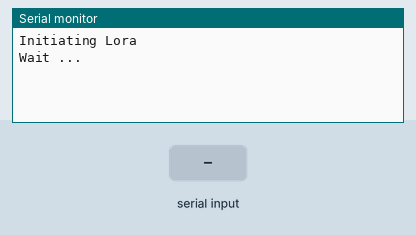
Simulated run of this sketch. Board: Arduino Uno, built with avr-gcc and run on an emulated ATmega328P. On the bench: the last lines printed to the serial monitor. The inputs (shaded band) are chosen by the test bench.

Above: at 1.8 s.
1.9 s: "1\n" received over the second serial link
At 3.5 s:
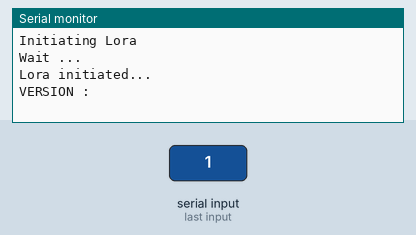
7.4 s: "0\n" received over the second serial link
At 8.2 s:
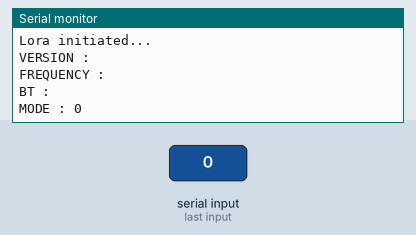
9.9 s: "2\n" received over the second serial link
At 10.7 s:
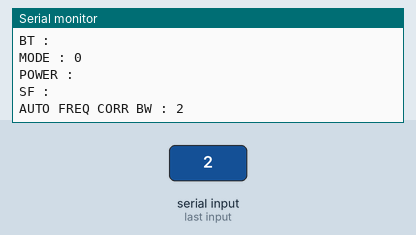
15.4 s: "1\n" received over the second serial link
At 16.1 s:
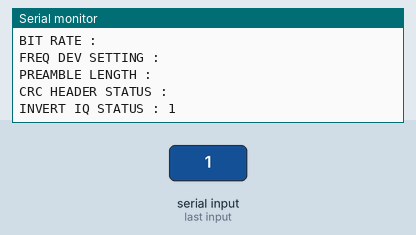

Measured:
- after the input at 1.9 s, the serial monitor: prints a new line at once (image 1)
- after the input at 7.4 s, the serial monitor: prints a new line at once (image 2)
- after the input at 9.9 s, the serial monitor: prints a new line at once (image 3)
- after the input at 15.4 s, the serial monitor: prints a new line at once (image 4)

The sketch:

LoraPrintSettings_wAutoBaud.ino
```cpp
/*
 * SS_RX is digital pin 9 (connect to TX of RN2483)
 * SS_TX is digital pin 10 (connect to RX of RN2483)
 */

#include <SoftwareSerial.h>

SoftwareSerial LoraSerial(9, 10); // RX, TX

String str;

void setup() {

  //Initiating Hardware Serial
  Serial.begin(57600);
  while (!Serial) {
    ;
  }

  //Initiating Software Serial
  Serial.println("Initiating Lora");
  Serial.println("Wait ...");
  LoraSerial.begin(9600);
  LoraSerial.setTimeout(1000);
  Lora_autobaud();

  Serial.println("Lora initiated...");
  Serial.println("");

  //________Displaying Module Settings_________________

  LoraSerial.println("sys get ver");
  str = LoraSerial.readStringUntil('\n');
  Serial.print("VERSION : ");
  Serial.println(str);

  LoraSerial.println("mac pause");
  str = LoraSerial.readStringUntil('\n');

  LoraSerial.println("radio set freq 866700000");
  str = LoraSerial.readStringUntil('\n');
  LoraSerial.println("radio get freq");
  str = LoraSerial.readStringUntil('\n');
  Serial.print("FREQUENCY : ");
  Serial.println(str);

  LoraSerial.println("radio get bt");
  str = LoraSerial.readStringUntil('\n');
  Serial.print("BT : ");
  Serial.println(str);

  LoraSerial.println("radio get mod");
  str = LoraSerial.readStringUntil('\n');
  Serial.print("MODE : ");
  Serial.println(str);

  LoraSerial.println("radio get pwr");
  str = LoraSerial.readStringUntil('\n');
  Serial.print("POWER : ");
  Serial.println(str);

  LoraSerial.println("radio get sf");
  str = LoraSerial.readStringUntil('\n');
  Serial.print("SF : ");
  Serial.println(str);

  LoraSerial.println("radio get afcbw");
  str = LoraSerial.readStringUntil('\n');
  Serial.print("AUTO FREQ CORR BW : ");
  Serial.println(str);

  LoraSerial.println("radio get rxbw");
  str = LoraSerial.readStringUntil('\n');
  Serial.print("RX SIGNAL BW : ");
  Serial.println(str);

  LoraSerial.println("radio get bitrate");
  str = LoraSerial.readStringUntil('\n');
  Serial.print("BIT RATE : ");
  Serial.println(str);

  LoraSerial.println("radio get fdev");
  str = LoraSerial.readStringUntil('\n');
  Serial.print("FREQ DEV SETTING : ");
  Serial.println(str);

  LoraSerial.println("radio get prlen");
  str = LoraSerial.readStringUntil('\n');
  Serial.print("PREAMBLE LENGTH : ");
  Serial.println(str);

  LoraSerial.println("radio get crc");
  str = LoraSerial.readStringUntil('\n');
  Serial.print("CRC HEADER STATUS : ");
  Serial.println(str);

  LoraSerial.println("radio get iqi");
  Serial.print("INVERT IQ STATUS : ");
  str = LoraSerial.readStringUntil('\n');
  Serial.println(str);

  LoraSerial.println("radio get cr");
  str = LoraSerial.readStringUntil('\n');
  Serial.print("CODING RATE : ");
  Serial.println(str);

  LoraSerial.println("radio get wdt");
  str = LoraSerial.readStringUntil('\n');
  Serial.print("WATCHDOG TIME OUT(MS) : ");
  Serial.println(str);

  LoraSerial.println("radio get sync");
  str = LoraSerial.readStringUntil('\n');
  Serial.print("SYNC WORD : ");
  Serial.println(str);

  LoraSerial.println("radio get bw");
  str = LoraSerial.readStringUntil('\n');
  Serial.print("RADIO BW : ");
  Serial.println(str);
  //____________________________________________________________
}

void loop() {
  if (LoraSerial.available()) {
    Serial.write(LoraSerial.read());
  }
}

void Lora_autobaud()
{
  String response = "";
  while (response=="")
  {
    delay(1000);
    LoraSerial.write((byte)0x00);
    LoraSerial.write(0x55);
    LoraSerial.println();
    LoraSerial.println("sys get ver");
    response = LoraSerial.readStringUntil('\n');
  }
}
```
